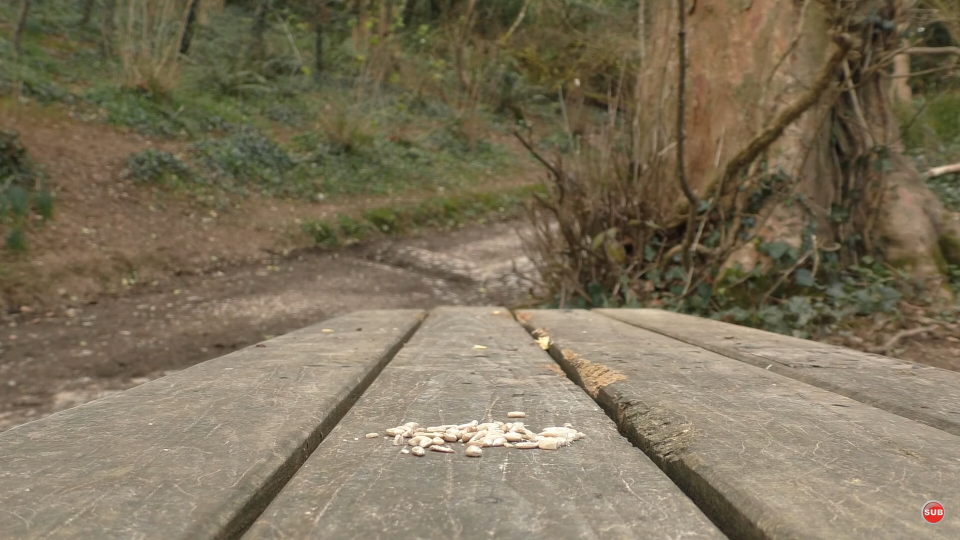
#> input picture MovementTracker/screenshots/frame0.png, 1920 x 1080 px, found by its file name (shown at 1/2 size)
$ python movementTracker.py
#> lines starting #> are read from the running program, lines starting #| are printed output that depends on the picture
import numpy as np
import cv2
import keyboard as kb
import copy
import os

# Setup parameters
resolution = (1920, 1080)
resize_res = (480, 270)
num_frames = 50
color_tolerance_starting_pixel = 40
color_tolerance_connecting_pixels = 10
minimum_connecting = 200
show_imgs = True
save_imgs = False

# Prepares to save images
if not os.path.exists("unrefinedBlobs") and save_imgs:
    os.mkdir("unrefinedBlobs")
    print("Created unrefinedBlobs folder.")

# Loads up user folder path
path = "None"
while not os.path.exists(path):
    path = input("Enter the screenshots path:")
    if not os.path.exists(path):
        print("Path does not exist.")
#> this loop made 1 pass; the answer given on pass 1: screenshots/frame0.png

# Calculates the RGB difference between three pixels, the third being the noise cancelling pixel
# [105 lines left out: functions calculate_color_diff_3, find_blobs, find_connecting_pixels, check_pixel_already_found, get_blob_rectangle, not called in this run]

# Sets up the first reference image
original_img = cv2.imread(path + "/frame0.png")
#> original_img is the input picture: shape (1080, 1920, 3); mean B, G, R 90, 112.9, 124.2
original_img = cv2.cvtColor(original_img, cv2.COLOR_BGR2RGB)
original_img = cv2.resize(original_img, resize_res)
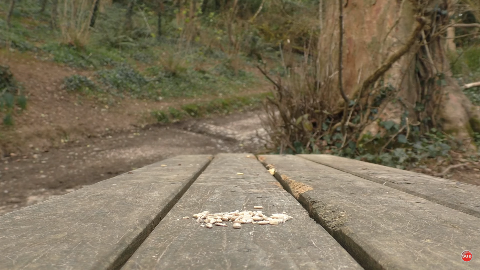
#> original_img: shape (270, 480, 3); mean R, G, B 124.4, 113.1, 90.1

prev_original = copy.deepcopy(original_img)

saved_blobs_count = 0

# Iterates through every image and runs the algorithm
for imgN in range(1, num_frames - 1):

    # Loads up new image
    current_img = cv2.imread(path + "/frame" + str(imgN) + ".png")
#> (the run stopped early here; a loop or call above may not have finished)

$ run again, with MovementTracker/screenshots/frame10.png copied over MovementTracker/screenshots/frame0.png
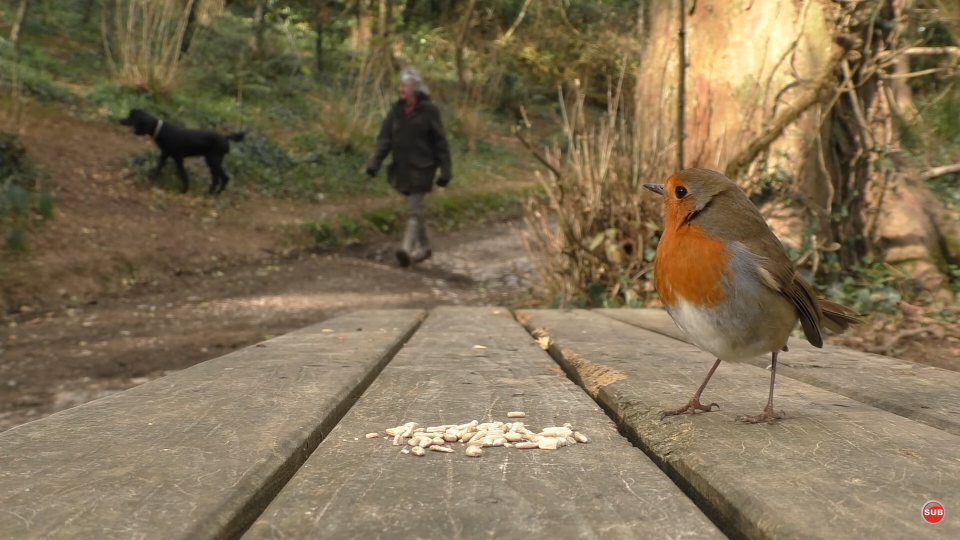
#> input picture MovementTracker/screenshots/frame10.png, 1920 x 1080 px, found by its file name (shown at 1/2 size)
#> the loop `while not os.path.exists(path):` made 1 pass; the answer given on pass 1: screenshots/frame0.png
#> original_img is the input picture: shape (1080, 1920, 3); mean B, G, R 83.9, 112.1, 128.1
#> `original_img = cv2.resize(original_img, resize_res)`:
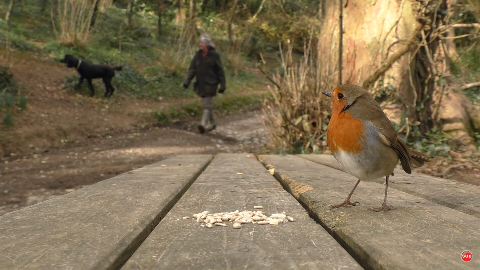
#> original_img: shape (270, 480, 3); mean R, G, B 128.3, 112.3, 84.1
